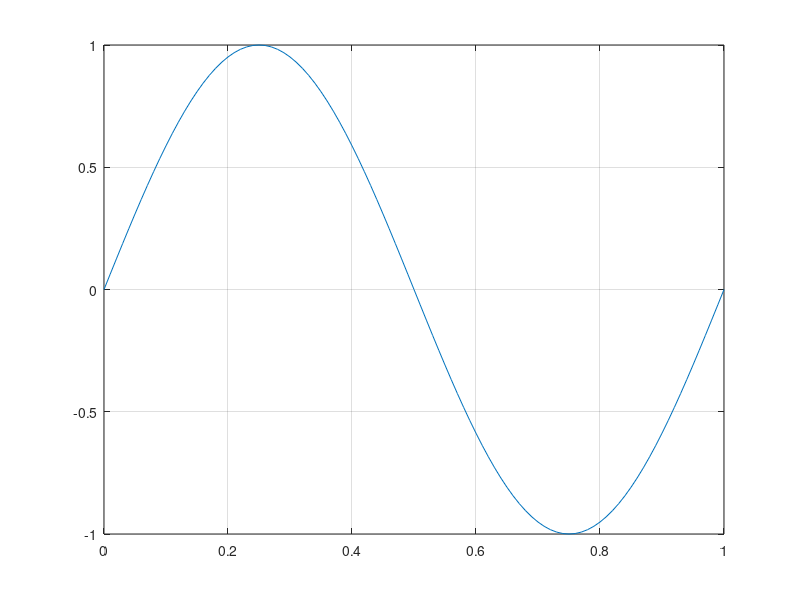
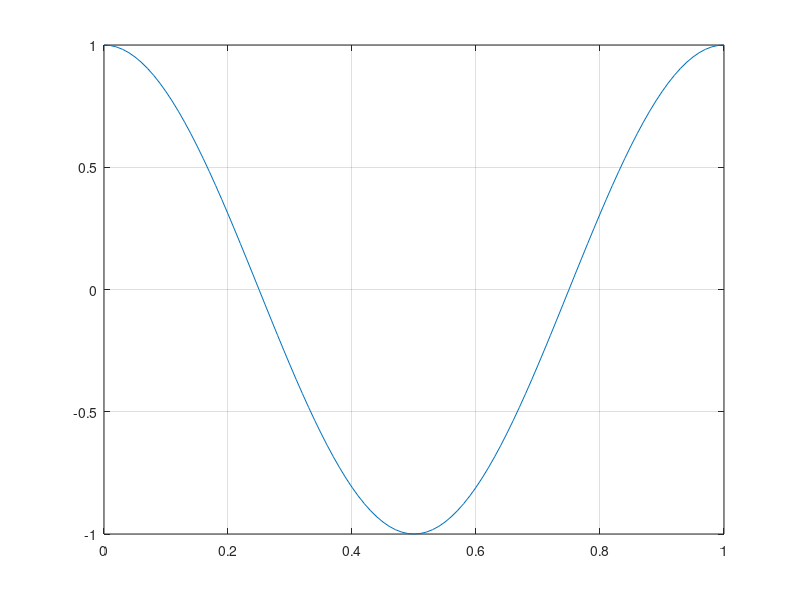
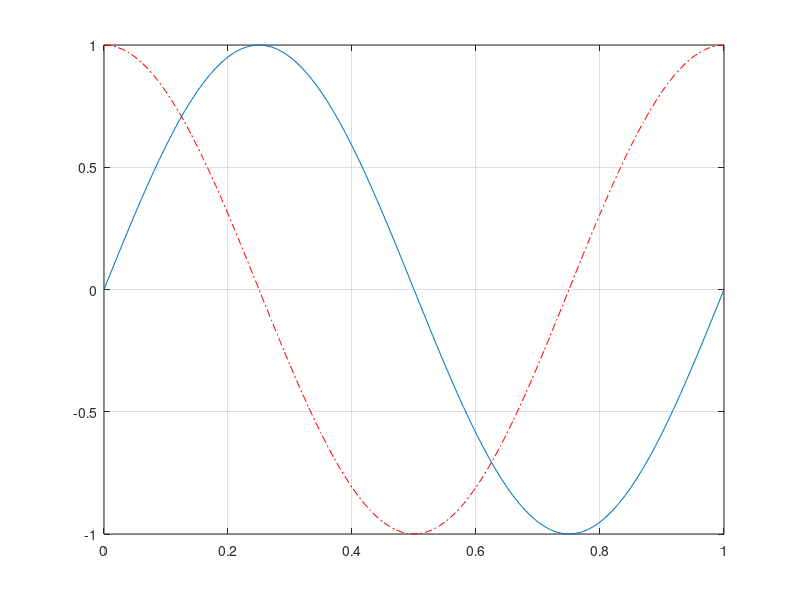

These charts were generated, in order, by the following MATLAB code:
% Draw a sinusoidal signal with given parameters
% as y(t) = A*sin(2*pi*f*t)

% Start with preparing screen 
clc;        % clear the command window
clear all;  % clear all variables
close all;  %close all active figures (windows)

% Define variables, A,f,t and signal duration
A = 1;      % Amplitude of the signal 
f = 1;      % frequency of the signal in Hz

T = 1e-2;   % Sampling period (1e-2 = 1/100 = 0.01)
Sig_dur = 1;% Signal duration in which signal is drawn (in sec)

% Define time axis
t=0:T:Sig_dur; % Define time axis starting from 0 to Signal_dur with T step size

% Calculate the sine signal with defined parameters;
y_sin = A*sin(2*pi*f*t);

%Show this signal on screen
figure;     % open new figure window
plot(t,y_sin);  % Draw "y_sin" with respect to the "t"
grid on;        % we can add grids on the active figure or not "grid off"

% Calculate another cosine signal with same parameters;
y_cos = A*cos(2*pi*f*t);

%Show this signal on screen
figure;     % open new figure window
plot(t,y_cos);  % Draw "y_sin" with respect to the "t"
grid on;        % we can add grids on the active figure or not "grid off"

% We can draw these two signals on same figure using "hold on" command
% We generated the signals, hence we will only show them

figure;         % open new figure window
plot(t,y_sin);  % Draw "y_sin" with respect to the "t"
hold on;        % "hold" the active figure "on" to plot inside
plot(t,y_cos,'r-.');  % Draw "y_sin" with respect to the "t" using red color and "dash dot line"
grid on;        % we can add grids on the active figure or not "grid off"
